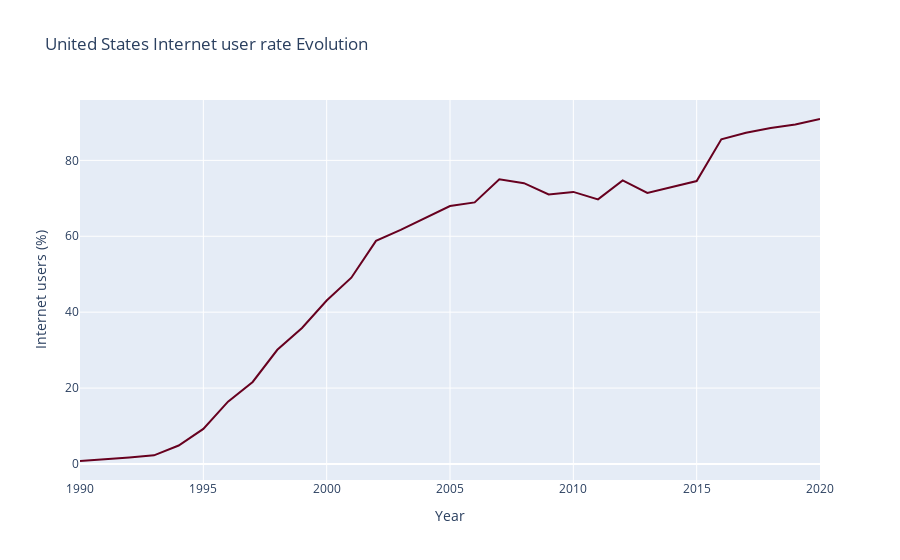

The cell this chart's notebook holds for it:
### Markdown cell above
### Grafica de la evolución por países

### Code cell
Country='United States'
Country_data=df_countries[df_countries['Country Name']==Country]
px.line(Country_data, x='Year', y='Internet users (%)', title=f'{Country} Internet user rate Evolution', color_discrete_sequence=px.colors.sequential.RdBu)

### Figure 1 — Plotly figure (JSON) as saved in the notebook; plotly's stock layout.template omitted (floating-point values rounded to 4 significant figures)
{"data": [{"hovertemplate": "Year=%{x}<br>Internet users (%)=%{y}<extra></extra>", "legendgroup": "", "line": {"color": "rgb(103,0,31)", "dash": "solid"}, "marker": {"symbol": "circle"}, "mode": "lines", "name": "", "orientation": "v", "showlegend": false, "type": "scatter", "x": [1990, 1991, 1992, 1993, 1994, 1995, 1996, 1997, 1998, 1999, 2000, 2001, 2002, 2003, 2004, 2005, 2006, 2007, 2008, 2009, 2010, 2011, 2012, 2013, 2014, 2015, 2016, 2017, 2018, 2019, 2020], "xaxis": "x", "y": [0.7847, 1.163, 1.724, 2.272, 4.863, 9.237, 16.42, 21.62, 30.09, 35.85, 43.08, 49.08, 58.79, 61.7, 64.76, 67.97, 68.93, 75, 74, 71, 71.69, 69.73, 74.7, 71.4, 73, 74.55, 85.54, 87.27, 88.5, 89.43, 90.9], "yaxis": "y"}], "layout": {"legend": {"tracegroupgap": 0}, "title": {"text": "United States Internet user rate Evolution"}, "xaxis": {"anchor": "y", "domain": [0, 1], "title": {"text": "Year"}}, "yaxis": {"anchor": "x", "domain": [0, 1], "title": {"text": "Internet users (%)"}}}}
